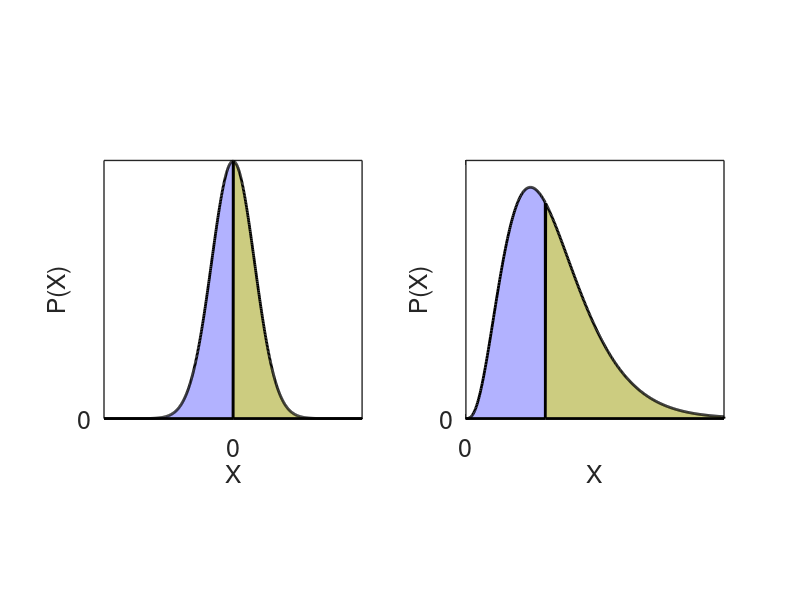
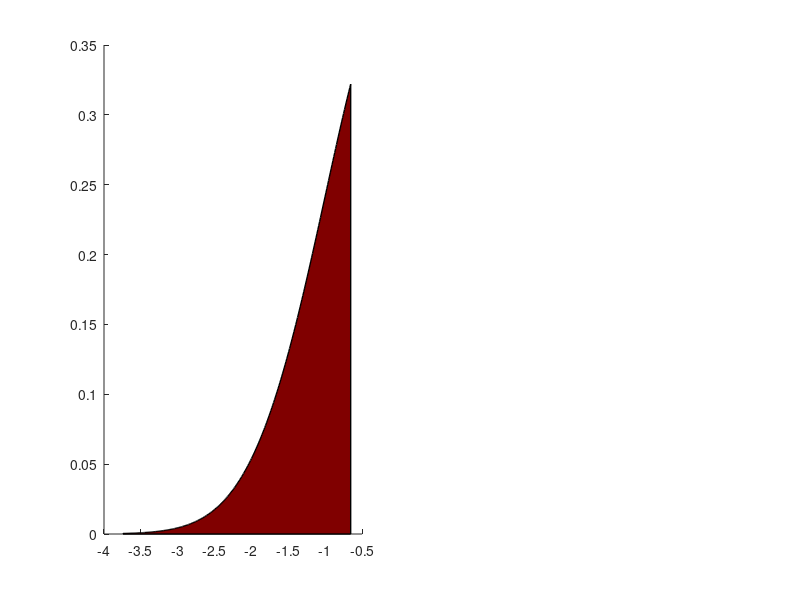

Reproduce these figures in MATLAB, in order. (Note: this script raises an error after producing the figures.)
function illusofquantiles

clear all;
close all;

fs = 18;

xlim = 6;

x = linspace(-xlim,xlim,1000);

Pnormal = normpdf( x, 0, 1 );

Pgamma = gampdf( x, 4, 0.5 );


Pbroad  = normpdf( x, 0, 3.0 );

cmix    = 0.5;

Pplatykurtic = cmix * Pnormal + cmix * Pbroad;

Nsample = 10000;

Snormal = normrnd( 0, 1, 1, Nsample );
Sgamma  = gamrnd( 4, 0.5, 1, Nsample );

Splaty  = [ normrnd( 0, 3, Nsample/2 ), normrnd( 0, 1, Nsample/2 )];


med_normal = quantile( Snormal, 0.5 );
med_gamma  = quantile( Sgamma, 0.5 );
med_platy  = quantile( Splaty, 0.5 );

figure;
subplot(1,2,1)
hold on;
fill( [-xlim, x(x<med_normal), med_normal], [0, Pnormal(x<med_normal), 0], [0.7, 0.7, 1.0], 'LineWidth', 2 );
fill( [med_normal, x(x>=med_normal), xlim], [0, Pnormal(x>=med_normal), 0], [0.8, 0.8, 0.5], 'LineWidth', 2 );
hold off
set(gca, 'PlotBoxAspectRatio', [1,1,1], 'Box', 'on', 'LineWidth', 1, 'XTick', [0], 'YTick', [0], 'FontSize', fs );

xlabel( 'X', 'FontSize', fs );
ylabel( 'P(X)', 'FontSize', fs );


subplot(1,2,2);
hold on;
fill( [-xlim, x(x<med_gamma), med_gamma], [0, Pgamma(x<med_gamma), 0], [0.7, 0.7, 1.0], 'LineWidth', 2 );
fill( [med_gamma, x(x>=med_gamma), xlim], [0, Pgamma(x>=med_gamma), 0], [0.8, 0.8, 0.5], 'LineWidth', 2 );

hold off
set(gca, 'PlotBoxAspectRatio', [1,1,1], 'Box', 'on', 'LineWidth', 1, 'XTick', [0], 'YTick', [0], 'XLim', [0, xlim], 'FontSize', fs );

xlabel( 'X', 'FontSize', fs );
ylabel( 'P(X)', 'FontSize', fs );

print('illumedian', '-painters', '-dpng');


q_normal = quantile( Snormal, (0:4)/4 );
q_gamma  = quantile( Sgamma, (0:4)/4 );
q_platy  = quantile( Splaty, (0:4)/4 );



figure;

clrmap = colormap('jet');

subplot(1,2,1)
hold on;

for i = 1 : 4
    ix = find( q_normal(i) <= x & x < q_normal(i+1) );   
    fill( [x(ix(1)), x(ix), x(ix(end))], [0, Pnormal(ix), 0], clrmap(i*64,:), 'LineWidth', 1 );
end

plot( x, Pnormal, 'k', 'LineWidth', 2 );
hold off
set(gca, 'PlotBoxAspectRatio', [1,1,1], 'Box', 'on', 'LineWidth', 1, 'XTick', [0], 'YTick', [0], 'FontSize', fs );

xlabel( 'X', 'FontSize', fs );
ylabel( 'P(X)', 'FontSize', fs );


subplot(1,2,2);
hold on;
for i = 1 : 4
    ix = find( q_gamma(i) <= x & x < q_gamma(i+1) );   
    fill( [x(ix(1)), x(ix), x(ix(end))], [0, Pgamma(ix), 0], clrmap(i*64,:), 'LineWidth', 1 );
end

plot( x, Pgamma, 'k', 'LineWidth', 2 );
hold off
set(gca, 'PlotBoxAspectRatio', [1,1,1], 'Box', 'on', 'LineWidth', 1, 'XTick', [0], 'YTick', [0], 'XLim', [0,xlim], 'FontSize', fs );

xlabel( 'X', 'FontSize', fs );
ylabel( 'P(X)', 'FontSize', fs );

print('illuquartiles', '-painters', '-dpng');









return;